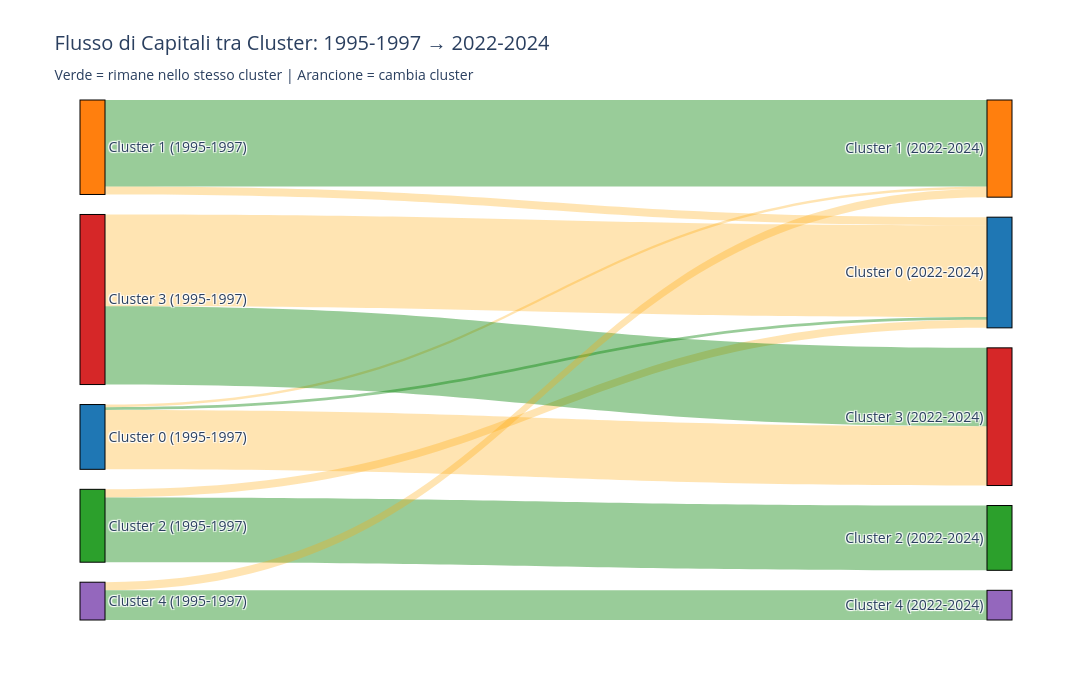

The notebook cell this image was saved under:
### Code cell
def plot_cluster_flow_sankey_first_to_last(df_clusters_dict, trienni):
    """
    Crea un diagramma Sankey che mostra come le capitali si spostano tra cluster
    dal primo all'ultimo triennio
    """
    import plotly.graph_objects as go
    
    first_triennio = trienni[0]
    last_triennio = trienni[-1]
    
    print(f"Creazione Sankey: {first_triennio} → {last_triennio}")
    
    df1 = df_clusters_dict[first_triennio][['capital', 'cluster']]
    df2 = df_clusters_dict[last_triennio][['capital', 'cluster']]
    
    # Merge per trovare i movimenti
    flows = df1.merge(df2, on='capital', suffixes=('_from', '_to'))
    
    # Conta i flussi
    flow_counts = flows.groupby(['cluster_from', 'cluster_to']).size().reset_index(name='count')
    
    # Stampa statistiche
    print(f"\nStatistiche dei flussi:")
    print(f"Totale capitali tracciate: {len(flows)}")
    print(f"\nMatrice di transizione:")
    transition_matrix = flows.groupby(['cluster_from', 'cluster_to']).size().unstack(fill_value=0)
    print(transition_matrix)
    
    # Calcola stabilità per cluster
    print(f"\nStabilità per cluster (% che rimangono nello stesso cluster):")
    for cluster_id in range(k):
        same_cluster = len(flows[(flows['cluster_from'] == cluster_id) & (flows['cluster_to'] == cluster_id)])
        total_in_cluster = len(flows[flows['cluster_from'] == cluster_id])
        if total_in_cluster > 0:
            stability = (same_cluster / total_in_cluster) * 100
            print(f"  Cluster {cluster_id}: {stability:.1f}% ({same_cluster}/{total_in_cluster})")
    
    # Prepara i dati per Sankey
    sources = []
    targets = []
    values = []
    colors = []
    
    # Colori per i link
    link_colors = {
        'stable': 'rgba(0, 128, 0, 0.4)',      # Verde per chi rimane
        'change': 'rgba(255, 165, 0, 0.3)'     # Arancione per chi cambia
    }
    
    for _, row in flow_counts.iterrows():
        sources.append(int(row['cluster_from']))
        targets.append(int(row['cluster_to']) + k)  # Offset per distinguere
        values.append(row['count'])
        
        # Colora diversamente chi rimane nello stesso cluster
        if row['cluster_from'] == row['cluster_to']:
            colors.append(link_colors['stable'])
        else:
            colors.append(link_colors['change'])
    
    # Crea labels
    labels = [f"Cluster {i}\n({first_triennio})" for i in range(k)] + \
             [f"Cluster {i}\n({last_triennio})" for i in range(k)]
    
    # Colori per i nodi
    node_colors = ['#1f77b4', '#ff7f0e', '#2ca02c', '#d62728', '#9467bd'] * 2
    
    # Plot
    fig = go.Figure(data=[go.Sankey(
        arrangement='snap',
        node=dict(
            pad=20,
            thickness=25,
            line=dict(color="black", width=1),
            label=labels,
            color=node_colors
        ),
        link=dict(
            source=sources,
            target=targets,
            value=values,
            color=colors
        )
    )])
    
    fig.update_layout(
        title_text=f"Flusso di Capitali tra Cluster: {first_triennio} → {last_triennio}<br>" +
                   f"<sub>Verde = rimane nello stesso cluster | Arancione = cambia cluster</sub>",
        font_size=14,
        height=700,
        width=1200
    )
    
    fig.show()
    
    return flows

# Crea il diagramma e salva i flussi
flows_first_last = plot_cluster_flow_sankey_first_to_last(df_clusters_trienni, trienni)

### Figure 1 — Plotly figure (JSON) as saved in the notebook; plotly's stock layout.template omitted (floating-point values rounded to 4 significant figures)
{"data": [{"arrangement": "snap", "link": {"color": ["rgba(0, 128, 0, 0.4)", "rgba(255, 165, 0, 0.3)", "rgba(255, 165, 0, 0.3)", "rgba(255, 165, 0, 0.3)", "rgba(0, 128, 0, 0.4)", "rgba(255, 165, 0, 0.3)", "rgba(0, 128, 0, 0.4)", "rgba(255, 165, 0, 0.3)", "rgba(0, 128, 0, 0.4)", "rgba(255, 165, 0, 0.3)", "rgba(0, 128, 0, 0.4)"], "source": [0, 0, 0, 1, 1, 2, 2, 3, 3, 4, 4], "target": [5, 6, 8, 5, 6, 5, 7, 5, 8, 6, 9], "value": [1, 1, 22, 3, 32, 3, 24, 34, 29, 3, 11]}, "node": {"color": ["#1f77b4", "#ff7f0e", "#2ca02c", "#d62728", "#9467bd", "#1f77b4", "#ff7f0e", "#2ca02c", "#d62728", "#9467bd"], "label": ["Cluster 0\n(1995-1997)", "Cluster 1\n(1995-1997)", "Cluster 2\n(1995-1997)", "Cluster 3\n(1995-1997)", "Cluster 4\n(1995-1997)", "Cluster 0\n(2022-2024)", "Cluster 1\n(2022-2024)", "Cluster 2\n(2022-2024)", "Cluster 3\n(2022-2024)", "Cluster 4\n(2022-2024)"], "line": {"color": "black", "width": 1}, "pad": 20, "thickness": 25}, "type": "sankey"}], "layout": {"font": {"size": 14}, "height": 700, "title": {"text": "Flusso di Capitali tra Cluster: 1995-1997 → 2022-2024<br><sub>Verde = rimane nello stesso cluster | Arancione = cambia cluster</sub>"}, "width": 1200}}
